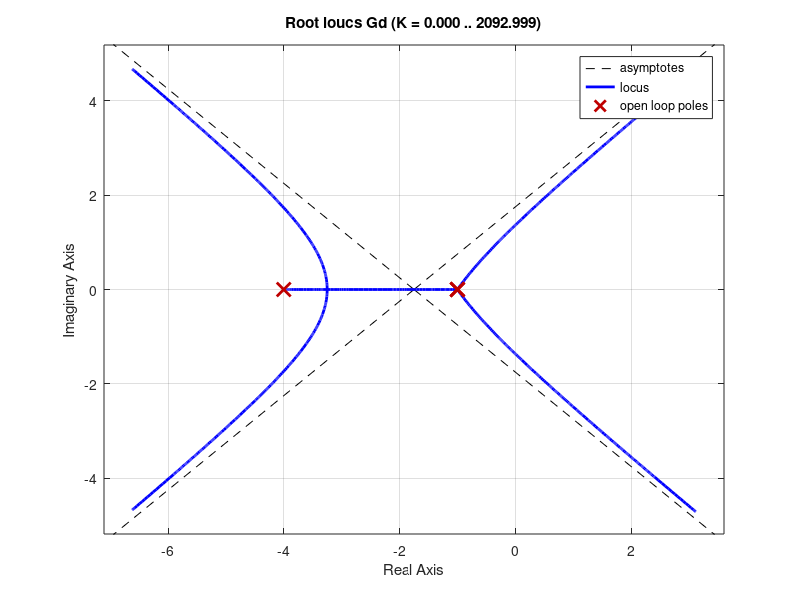

Write the MATLAB code that produced this figure.
s = tf('s');
%% A 
Ga = ((s+2)*(s+6))/(s^2+8*s+25);
rlocus(Ga)

%% B 
Gb = (s^2 + 4)/(s^2 + 1);
rlocus(Gb)

%% C 
Gc = (s^2 + 1)/(s^2);
rlocus(Gc)

%% D
Gd = zpk([],[-1 -1 -1 -4], 1);
rlocus(Gd);